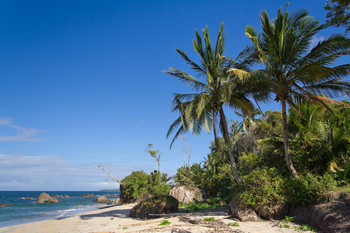
#> input picture WEEK5/transformations/images/beach.png, 350 x 233 px
$ python rotate.py --image images/beach.png
#> lines starting #> are read from the running program, lines starting #| are printed output that depends on the picture
import argparse
import numpy as np
import cv2
import imutils

ap = argparse.ArgumentParser()
ap.add_argument("-i" , "--image", required=True, help="Path to the image")
args = vars(ap.parse_args())

image = cv2.imread(args["image"])
#> image is the input picture: shape (233, 350, 3); mean B, G, R 136, 110.4, 78.6
rotated = imutils.rotate(image, 45)
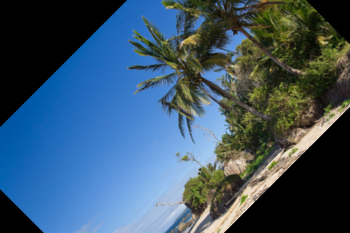
#> rotated: shape (233, 350, 3); mean B, G, R 106.5, 86, 59.9
cv2.imshow("Original", rotated)
cv2.waitKey(0)

$ run again, on WEEK5/transformations/images/wave.png
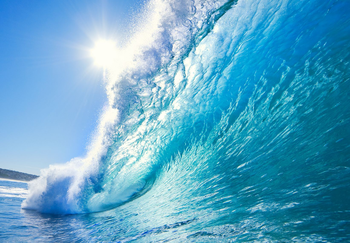
#> input picture WEEK5/transformations/images/wave.png, 350 x 243 px
#> image is the input picture: shape (243, 350, 3); mean B, G, R 199.1, 166.5, 93.5
#> `rotated = imutils.rotate(image, 45)`:
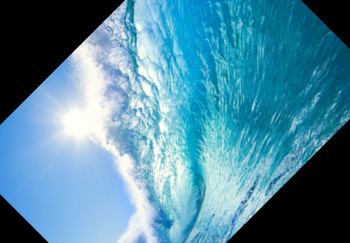
#> rotated: shape (243, 350, 3); mean B, G, R 159.5, 136.8, 80.3
